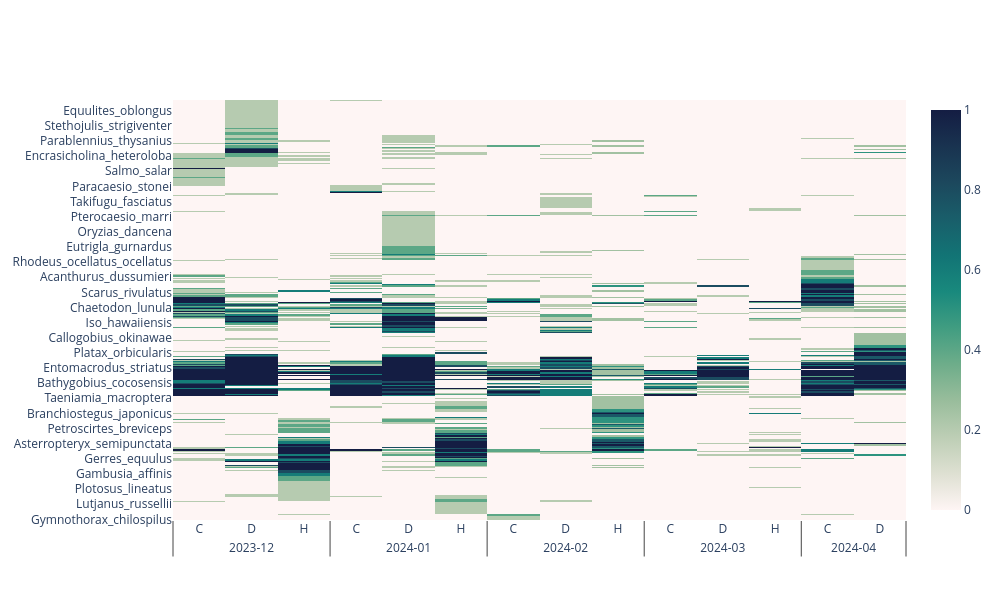

This figure's notebook cell:
### Code cell
dm_analyser.plot_heatmap(csv_path="./edNA/test_on_data/CJ_test/species_detectprob.csv",
                         values="detect_prob",
                         index="species",
                         columns=["Date", "Site"],)

### Figure 1 — Plotly figure (JSON) as saved in the notebook; plotly's stock layout.template omitted (floating-point values rounded to 4 significant figures; data arrays with more than 128 entries replaced by an {"elided": "..."} marker saying what was removed)
{"data": [{"colorscale": [[0, "rgb(254, 245, 244)"], [0.09091, "rgb(222, 224, 210)"], [0.1818, "rgb(189, 206, 181)"], [0.2727, "rgb(153, 189, 156)"], [0.3636, "rgb(110, 173, 138)"], [0.4545, "rgb(65, 157, 129)"], [0.5455, "rgb(25, 137, 125)"], [0.6364, "rgb(18, 116, 117)"], [0.7273, "rgb(25, 94, 106)"], [0.8182, "rgb(28, 72, 93)"], [0.9091, "rgb(25, 51, 80)"], [1, "rgb(20, 29, 67)"]], "type": "heatmap", "x": [["2023-12", "2023-12", "2023-12", "2024-01", "2024-01", "2024-01", "2024-02", "2024-02", "2024-02", "2024-03", "2024-03", "2024-03", "2024-04", "2024-04"], ["C", "D", "H", "C", "D", "H", "C", "D", "H", "C", "D", "H", "C", "D"]], "y": {"elided": "333 str values"}, "z": {"elided": "333x14 float values"}}], "layout": {"height": 600, "width": 1000, "yaxis": {"title": {}}}}
